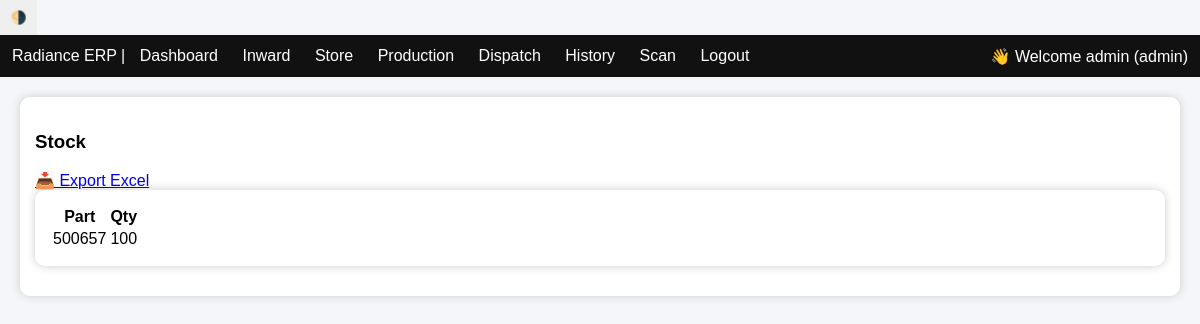
The app's page /store (signed in), older data.
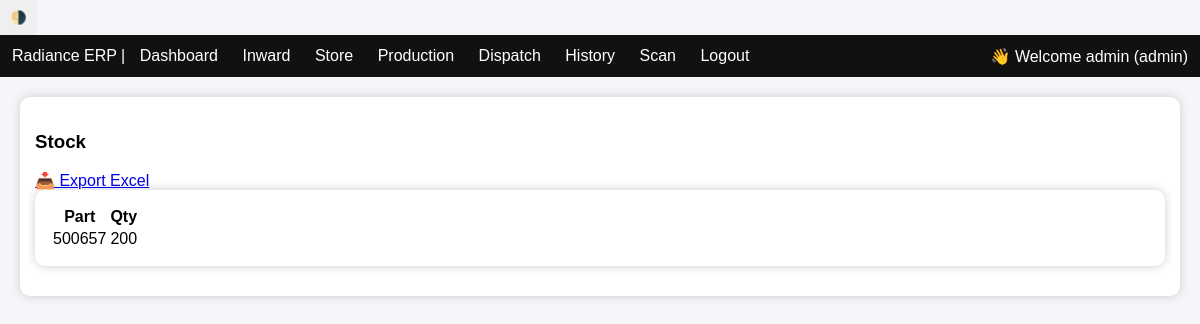
The same page, newer data.
### tables this page shows
CREATE TABLE stock (
    id INTEGER PRIMARY KEY AUTOINCREMENT,
    part TEXT UNIQUE,
    qty INTEGER DEFAULT 0,
    min_qty INTEGER DEFAULT 10
);

### app.py (the view)
@app.route('/store')
def store():
    if session.get('role') not in ['admin','store']:
        return "Access Denied"
    conn = get_db()
    cur = conn.cursor()
    cur.execute("SELECT * FROM stock")
    data = cur.fetchall()
    low = [i['part'] for i in data if i['qty'] <= i['min_qty']]
    conn.close()
    return render_template("store.html", data=data, low=low)

### app.py (called while the page is built)
def get_db():
    conn = sqlite3.connect("erp.db", check_same_thread=False)
    conn.row_factory = sqlite3.Row
    return conn

### templates/store.html (shortened to what this page needs)
{% extends 'base.html' %}
{% block content %}
<h3>Stock</h3>
<a href="/export">📥 Export Excel</a>
<div class="card">
<table>
<tr><th>Part</th><th>Qty</th></tr>
{% for i in data %}
<tr>
<td>{{ i['part'] }}</td>
<td>{{ i['qty'] }}</td>
</tr>
{% endfor %}
</table>
</div>
{% endblock %}

Row changes from the older to the newer data that the page shows:
changed stock: qty "100" → "200"
